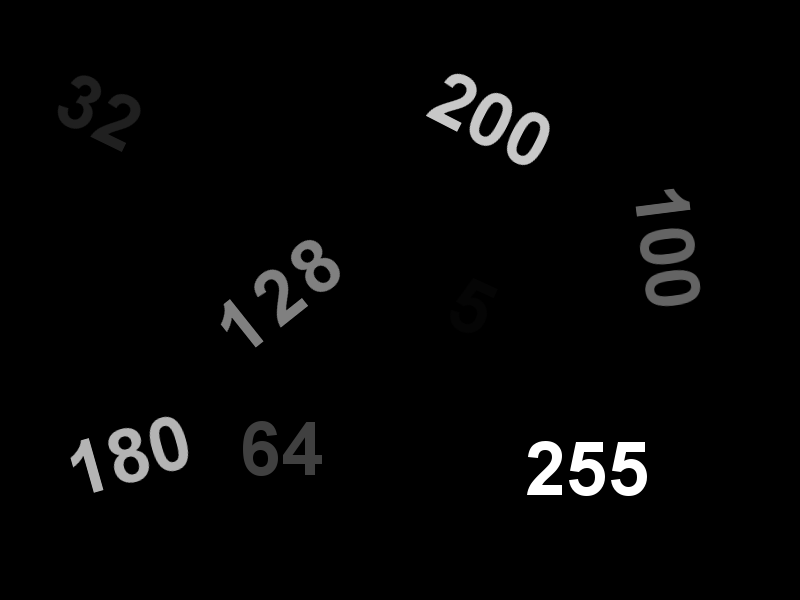
#> input picture Week 3/data/images/threshold.png, 800 x 600 px
$ jupyter execute --allow-errors scrapy.ipynb   (shell and % lines are left out)
#> lines starting #> are read from the running program, lines starting #| are printed output that depends on the picture; after the words box and inside, x2 and y2 are one past the last pixel; in counts of white or black regions, pixels touching at a corner belong together
[cell 1]
import cv2
import numpy as np
import matplotlib.pyplot as plt

### Thresholding

- Binary Thresholding
    - th, dst_bin = cv2.threshold(srcImg, thresholdVal, maxVal, cv2.THRESH_BINARY)
- Inverse Binary Thresholding
    - th, dst_bin_inv = cv2.threshold(srcImg, thresholdVal, maxVal, cv2.THRESH_BINARY_INV)
- Truncate Thresholding
    - th, dst_trunc = cv2.threshold(srcImg, thresholdVal, maxVal, cv2.THRESH_TRUNC)
- Threshold to zero
    - th, dst_to_zero = cv2.threshold(srcImg, thresholdVal, maxVal, cv2.THRESH_TOZERO)
- Inverted Threshold to zero
    - th, dst_to_zero_inv = cv2.threshold(srcImg, thresholdVal, maxVal, cv2.THRESH_TOZERO_INV)

[cell 2]
img = cv2.imread("data/images/threshold.png", cv2.IMREAD_GRAYSCALE)
#> img is the input picture: shape (600, 800); min 0, max 255, mean 6.1
thresh = 100
maxVal = 255
img.shape
#> Out = (600, 800)

[cell 3]
def thresholdingUsingLoop(img, threshVal, maxVal):
#> called with threshVal = 100, maxVal = 255
    height, width = img.shape[:2]
#> height = 600; width = 800
    dst = img.copy() # Output image

    # loop over rows
    for i in range(height):
        # loop over columns
        for j in range(width):
            if img[i, j] > threshVal:
                dst[i, j] = maxVal
            else:
                dst[i, j] = 0
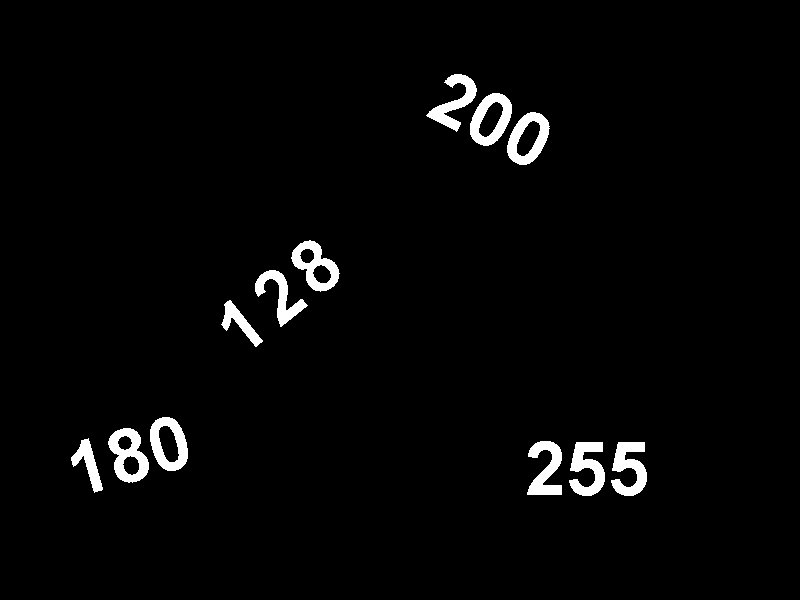
#> dst: shape (600, 800); 2.6% white; 12 white regions, largest, box (x1, y1, x2, y2) and area: (108, 428, 149, 483) 1191, (569, 442, 605, 496) 1139, (611, 442, 647, 496) 1139

    return dst

def thresholdUsingVectors(img, threshVal, maxVal):
    dst = np.zeros_like(img)
    dst[img>threshVal] = maxVal

    return dst

import time

t = time.time()
dst = thresholdingUsingLoop(img, thresh, maxVal)
print(f"Time taken = {time.time() - t} seconds.")

plt.figure(figsize=[15, 15])
plt.subplot(121);plt.imshow(img, cmap="gray");plt.title("Original Image")
plt.subplot(122);plt.imshow(dst, cmap="gray");plt.title("Thresholded Image")
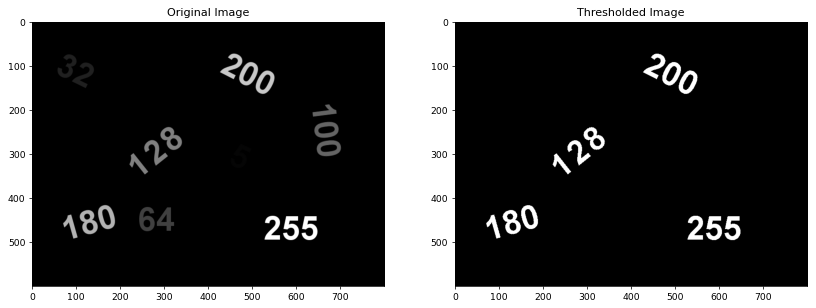
#> figure drawn by matplotlib, 2 panels

[cell 4]
th, dst = cv2.threshold(img, thresh, maxVal, cv2.THRESH_BINARY)
#> th = 100

plt.imshow(dst, cmap="gray")

[cell 5]
src = cv2.imread("data/images/threshold.png", cv2.IMREAD_GRAYSCALE)
th, dst_bin = cv2.threshold(src, thresh, maxVal, cv2.THRESH_BINARY)
th, dst_bin_inv = cv2.threshold(src, thresh, maxVal, cv2.THRESH_BINARY_INV)
th, dst_trunc = cv2.threshold(src, thresh, maxVal, cv2.THRESH_TRUNC)
th, dst_to_zero = cv2.threshold(src, thresh, maxVal, cv2.THRESH_TOZERO)
th, dst_to_zero_inv = cv2.threshold(src, thresh, maxVal, cv2.THRESH_TOZERO_INV)
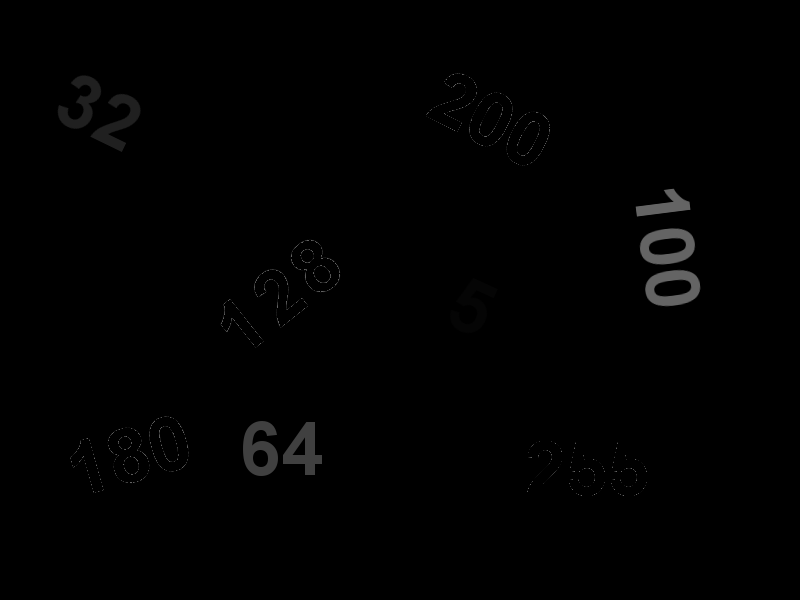
#> dst_to_zero_inv: shape (600, 800); min 0, max 100, mean 1.2

[cell 6]
print("Threshold Value = {}, Max Value = {}".format(thresh, maxVal))
plt.figure(figsize=[20,12])
plt.subplot(231);plt.imshow(src, cmap='gray', vmin=0, vmax=255);plt.title("Original Image");
plt.subplot(232);plt.imshow(dst_bin, cmap='gray', vmin=0, vmax=255);plt.title("Threshold Binary");
plt.subplot(233);plt.imshow(dst_bin_inv, cmap='gray', vmin=0, vmax=255);plt.title("Threshold Binary Inverse");
plt.subplot(234);plt.imshow(dst_trunc, cmap='gray', vmin=0, vmax=255);plt.title("Threshold Truncate");
plt.subplot(235);plt.imshow(dst_to_zero, cmap='gray', vmin=0, vmax=255);plt.title("Threshold To Zero");
plt.subplot(236);plt.imshow(dst_to_zero_inv, cmap='gray', vmin=0, vmax=255);plt.title("Threshold To Zero Inverse");

### Morphological Operations
- Erosion (Erode/to diminish) & Dilation (dilate/to expand)

[cell 7]
image = cv2.imread("data/images/dilation_example.jpg")
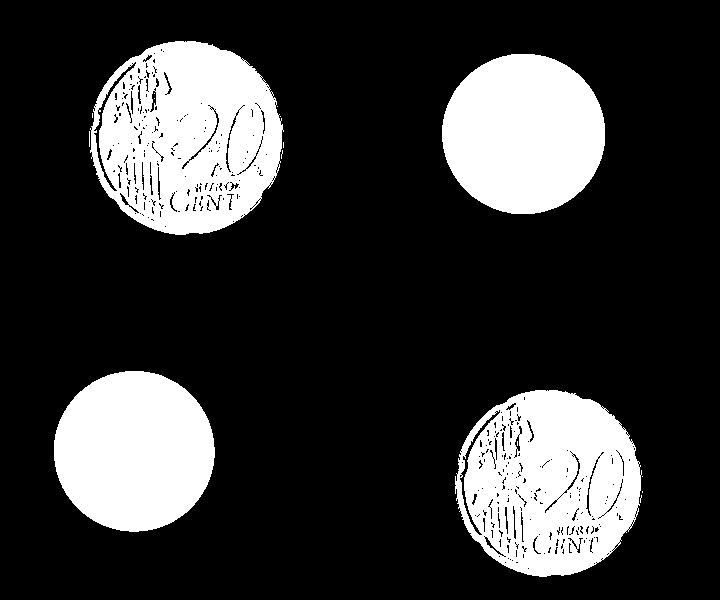
#> input picture Week 3/data/images/dilation_example.jpg, 720 x 600 px
#> image is the input picture: shape (600, 720, 3); min 0, max 255, mean 55
plt.imshow(image)

[cell 8]
ksize = (7,7)
kernel1 = cv2.getStructuringElement(cv2.MORPH_ELLIPSE, ksize)
plt.imshow(kernel1, cmap="gray")
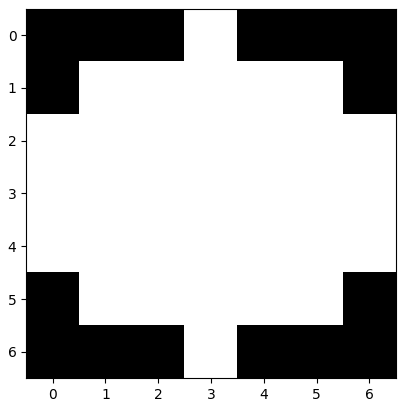
#> figure drawn by matplotlib, 1 panel

[cell 9]
dilatedImage = cv2.dilate(image, kernel1)

plt.figure(figsize=(15,15))
plt.subplot(121);plt.imshow(image, cmap="gray");plt.title("Original Image")
plt.subplot(122);plt.imshow(dilatedImage, cmap="gray");plt.title("Dilated Image")

[cell 10]
ksize2 = (3,3)
kernel2 = cv2.getStructuringElement(cv2.MORPH_ELLIPSE, ksize2)

dilatedImage2 = cv2.dilate(image, kernel2, iterations=1)
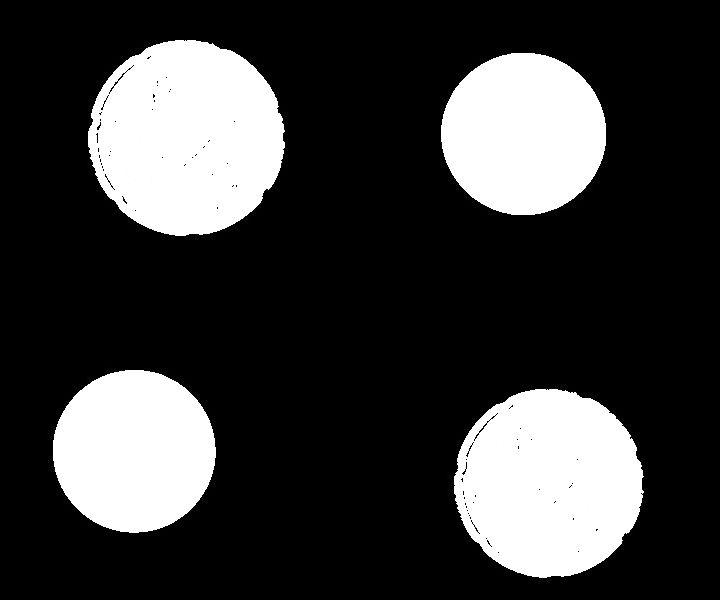
#> dilatedImage2: shape (600, 720, 3); min 0, max 255, mean 58.8
dilatedImage3 = cv2.dilate(image, kernel2, iterations=3)

plt.figure(figsize=(15,15))
plt.subplot(131);plt.imshow(image, cmap="gray");plt.title("Original Image")
plt.subplot(132);plt.imshow(dilatedImage2, cmap="gray");plt.title("Dilated Image With 1 Iterations")
plt.subplot(133);plt.imshow(dilatedImage3, cmap="gray");plt.title("Dilated Image With 3 Iterations")

[cell 11]
image = cv2.imread("data/images/erosion_example.jpg", cv2.IMREAD_COLOR)
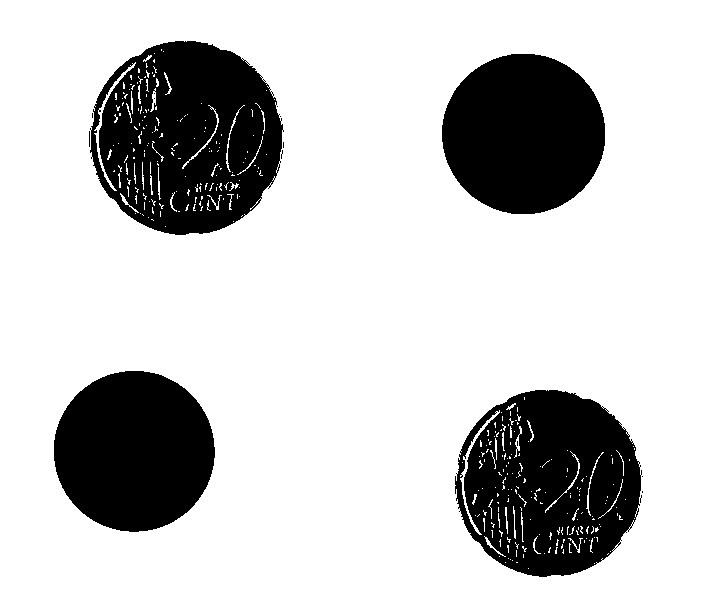
#> input picture Week 3/data/images/erosion_example.jpg, 720 x 600 px
#> image is the input picture: shape (600, 720, 3); min 0, max 255, mean 200
print(f'The shape of the image is {image.shape}')
#| The shape of the image is (600, 720, 3)
plt.imshow(image)

[cell 12]
dst = cv2.erode(image, kernel2, iterations=3)
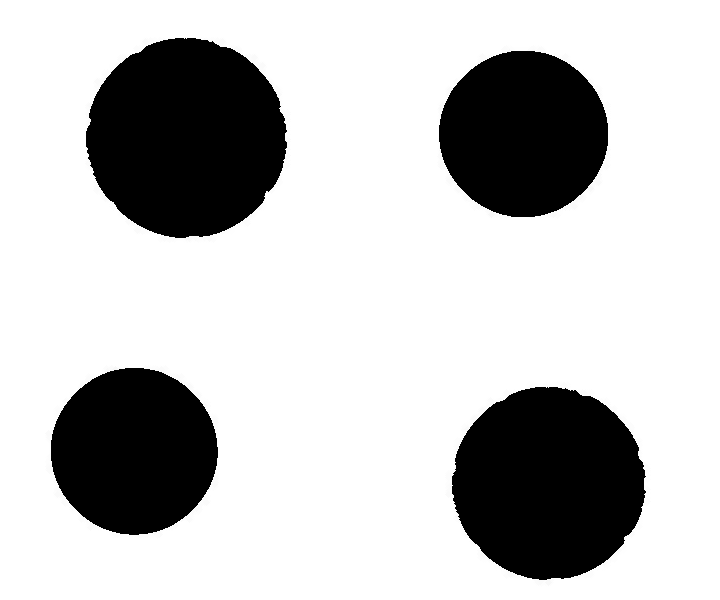
#> dst: shape (600, 720, 3); min 0, max 255, mean 193.6
plt.imshow(dst)

#### Assignment 4

- Dilation

[cell 13]
import cv2
import numpy as np
import matplotlib.pyplot as plt

[cell 14]
im = np.zeros((10, 10), dtype="uint8")
print(im)

[cell 15]
im[0,1], im[-1,0], im[-2,-1], im[2,2], im[5:8, 5:8] = 1,1,1,1,1
print(im)
plt.imshow(im, cmap="gray")
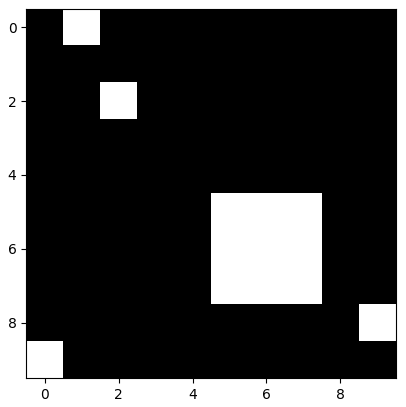
#> figure drawn by matplotlib, 1 panel

[cell 16]
import cv2
import numpy as np
import matplotlib.pyplot as plt

im = np.zeros((10, 10), dtype="uint8")

im[0,1], im[-1,0], im[-2,-1], im[2,2], im[5:8, 5:8] = 1,1,1,1,1

kernel1 = cv2.getStructuringElement(cv2.MORPH_ELLIPSE, (3,3))
ksize = kernel1.shape[0]
height, width = im.shape[:2]
border = ksize//2

paddedIm = cv2.copyMakeBorder(im, border, border, border, border, cv2.BORDER_CONSTANT, value=0)
dilated = np.zeros(im.shape)

# Store frames for later display
frames = []

# Add original image
frames.append(im.copy())

change_count = 0

for hi in range(border, height+border):
    for wi in range(border, width+border):
        found_white = False

        for i in range(ksize):
            for j in range(ksize):
                if kernel1[i, j] == 1:
                    img_r = hi + (i - border)
                    img_c = wi + (j - border)

                    if paddedIm[img_r, img_c] == 1:
                        found_white = True
                        break
            if found_white:
                break

        output_row = hi - border
        output_col = wi - border

        old_value = dilated[output_row, output_col]
        dilated[output_row, output_col] = 1 if found_white else 0

        # Capture frame when pixel changes
        if old_value == 0 and dilated[output_row, output_col] == 1:
            change_count += 1
            frames.append(dilated.copy())

# Add final result
frames.append(dilated.copy())

[cell 17]
plt.figure(figsize=[10,10])
plt.subplot(121);plt.imshow(frames[0], cmap='gray');plt.title("Original Image")
plt.subplot(122);plt.imshow(frames[-1], cmap='gray');plt.title("Final Image")

[cell 18]
fps = 30
frame_width, frame_height = frames[0].shape[:2]
out = cv2.VideoWriter('dilation_process.mp4', cv2.VideoWriter_fourcc('M','J','P','G'), fps, (frame_width, frame_height), isColor=False)

print(f"\nWriting video...")
for idx, frame in enumerate(frames):
    out.write(frame)

out.release()
print("Done writing into a .mp4 file")

#### Assignment 4
- Erosion

[cell 19]
import cv2
import numpy as np
import matplotlib.pyplot as plt

[cell 20]
im = np.zeros((10, 10), dtype="uint8")
print(im)

im[0,1], im[-1,0], im[-2,-1], im[2,2], im[5:8, 5:8] = 1,1,1,1,1
print(im)
plt.imshow(im, cmap="gray")

[cell 21]
import cv2
import numpy as np
import matplotlib.pyplot as plt

im = np.zeros((10, 10), dtype="uint8")
im[0,1], im[-1,0], im[-2,-1], im[2,2], im[5:8, 5:8] = 1,1,1,1,1

kernel1 = cv2.getStructuringElement(cv2.MORPH_ELLIPSE, (3,3))
ksize = kernel1.shape[0]
height, width = im.shape[:2]
border = ksize//2

paddedIm = cv2.copyMakeBorder(im, border, border, border, border, cv2.BORDER_CONSTANT, value=0)
eroded = np.zeros(im.shape)

# Store frames
frames = []

# Add original image
frames.append(im.copy())

change_count = 0

for hi in range(border, height+border):
    for wi in range(border, width+border):

        all_white = True

        for i in range(ksize):
            for j in range(ksize):
                if kernel1[i, j] == 1:
                    img_r = hi + (i - border)
                    img_c = wi + (j - border)

                    if paddedIm[img_r, img_c] == 0:
                        all_white = False
                        break

            if not all_white:
                break

        output_row = hi - border
        output_col = wi - border

        old_value = eroded[output_row, output_col]
        eroded[output_row, output_col] = 1 if all_white else 0

        # Capture frame when pixel changes
        if old_value != eroded[output_row, output_col]:
            change_count += 1
            frames.append(eroded.copy())

# Add final result
frames.append(eroded.copy())

[cell 22]
plt.figure(figsize=[10,10])
plt.subplot(121);plt.imshow(frames[0], cmap='gray');plt.title("Original Image")
plt.subplot(122);plt.imshow(frames[-1], cmap='gray');plt.title("Final Image")
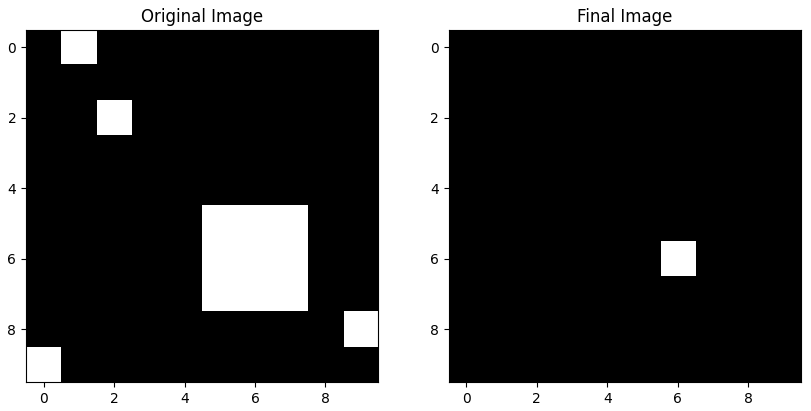
#> figure drawn by matplotlib, 2 panels

[cell 23]
fps = 30
frame_width, frame_height = frames[0].shape[:2]
out = cv2.VideoWriter('erosion_process.mp4', cv2.VideoWriter_fourcc('M','J','P','G'), fps, (frame_width, frame_height), isColor=False)

print(f"\nWriting video...")
for idx, frame in enumerate(frames):
    out.write(frame)

out.release()
print("Done writing erosion video into a .mp4 file")
print(f"Total changes: {change_count}")
